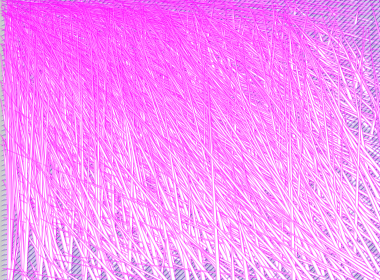
Frame 1 (no input)
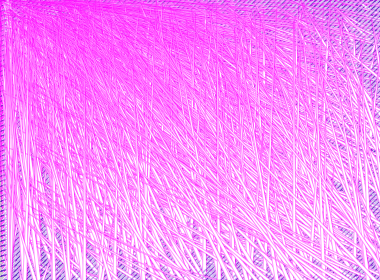
Frame 60 (the mouse pressed at the canvas centre just before this capture)
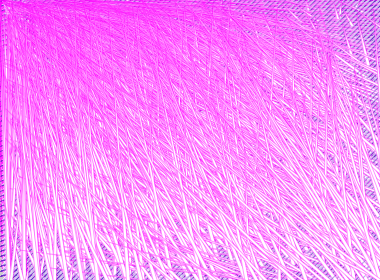
Frame 120 (the mouse held since frame 60 and released just before this capture)

The Processing sketch that drew these frames (run headless with seeded random() and noise(); from frame 60 on, the mouse is pressed at the canvas centre):

// Processing sketch: Grid_2_pde
// ── Grid_2_pde.pde
void setup(){

size(380,280);
}

void draw(){
for( int y = 0; y <= 300; y+=5){
  for(int x = 0; x <= 400; x += 5){
    if ((x % 15) == 5){
      stroke(255, 0, 255, 100);
      triangle(x+2, y-5, x+6, y-6, random(x+20), random(y-20));
    }else{
      stroke(100, 50, 200, 100);
      triangle(x+2, y-5, x+6, y-6, x+20, y-20);
    }
  }
}
}
